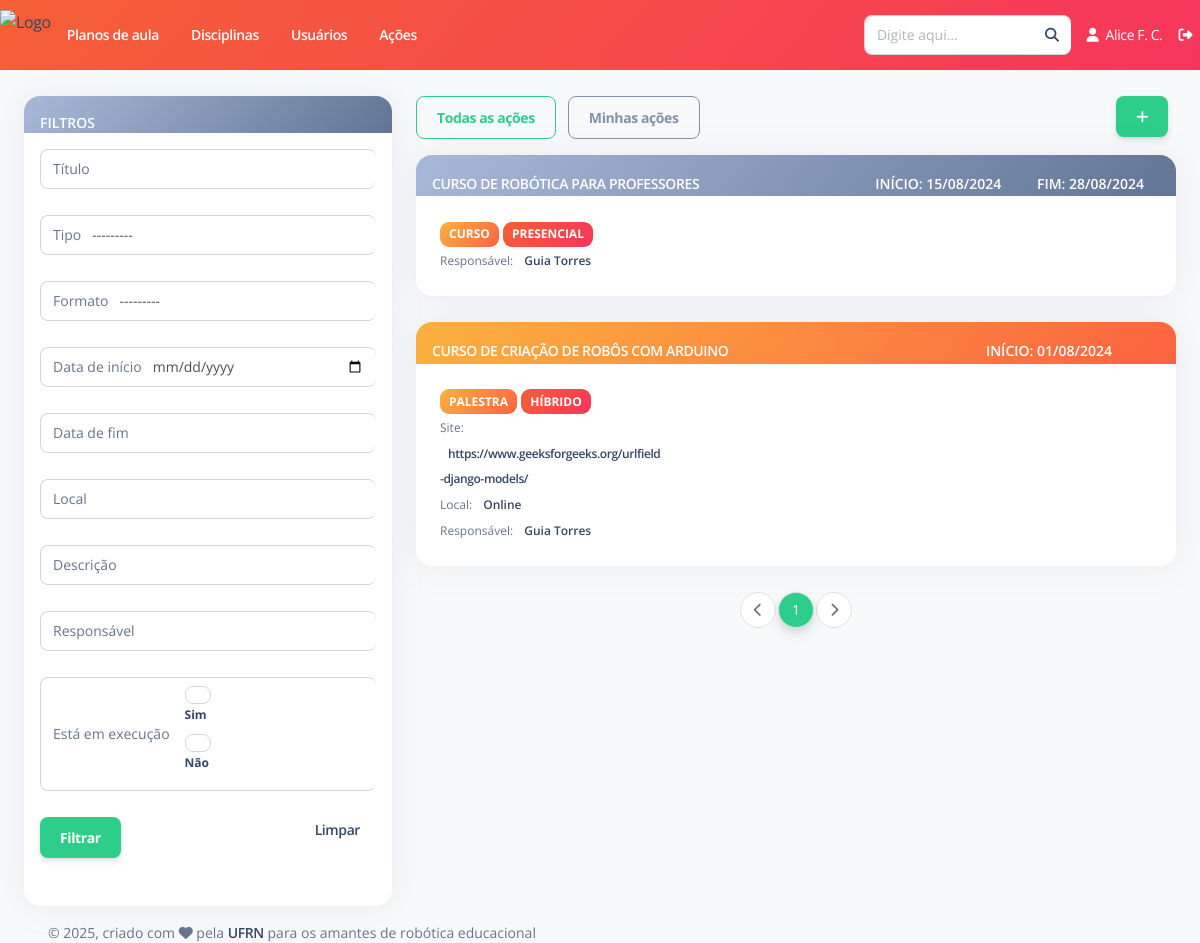
The app's page /acoes/listar/ (signed in), older data.
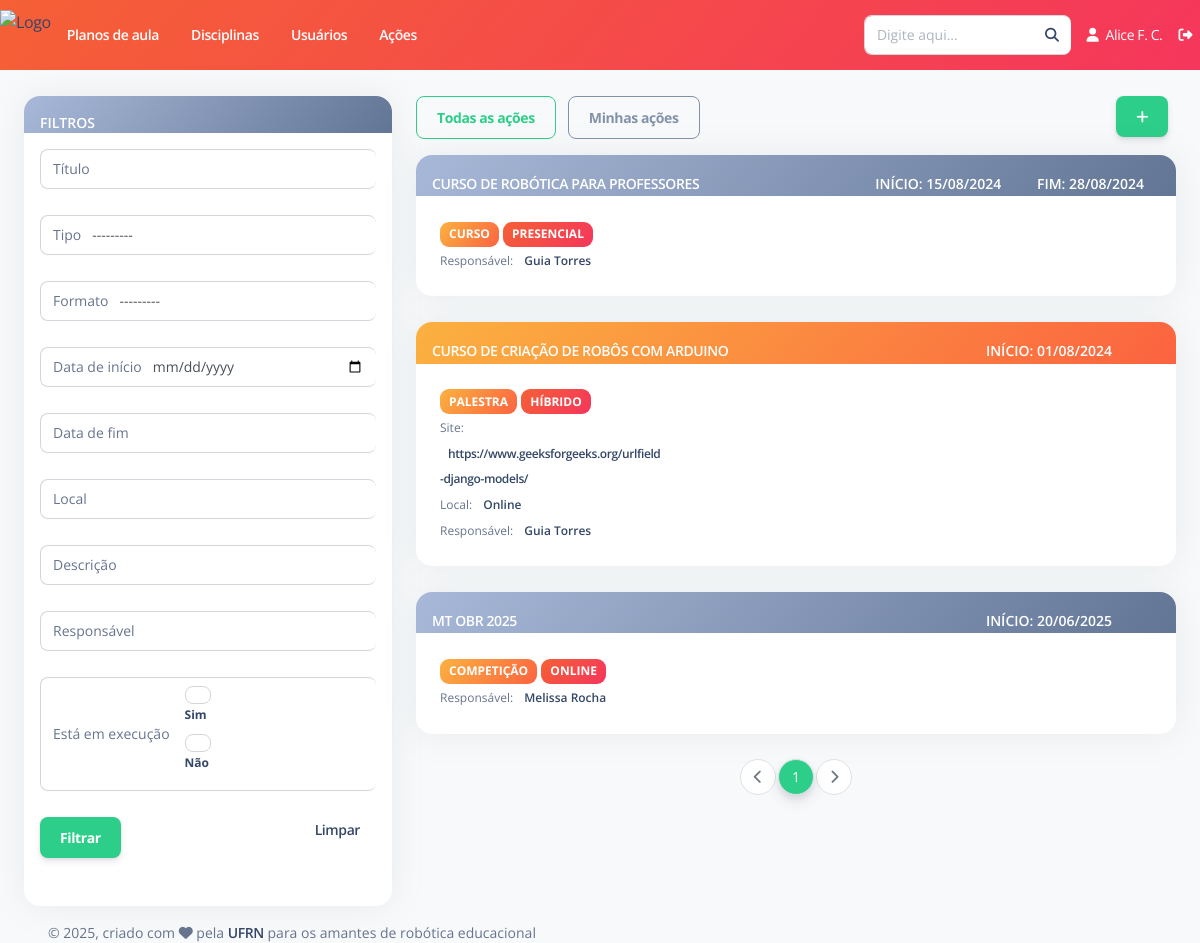
The same page, newer data.
### Acoes/models.py (models this page shows, shortened)
class Acoes(models.Model):
    titulo = models.CharField(max_length=500, verbose_name="Título")
    tipo = models.CharField(max_length=10, choices=TIPO, default='Competição')
    formato = models.CharField(max_length=10, choices=FORMATO, default="Híbrido")
    site = models.URLField(null=True, blank = True, verbose_name="Site")
    link_de_acesso = models.URLField(null=True, blank = True, verbose_name="Link de acesso")
    data_inicio = models.DateField(default = date.today, verbose_name = "Data de início")
    data_fim = models.DateField(null=True, blank = True, verbose_name = "Data de fim")
    local = models.CharField(max_length=200, null=True, blank=True, verbose_name="Local")
    descricao = models.TextField(null=True, blank=True,verbose_name="Descrição")
    responsavel = models.ForeignKey(Usuario, on_delete=models.RESTRICT,verbose_name="Responsável",related_name='acoes_cadastradas')
    status = models.BooleanField(default=True, verbose_name = "Está em execução")
    deletada = models.BooleanField(default=False, verbose_name = "Deletado")
    class Meta:
        ordering = ['-status', '-data_inicio', '-data_fim', 'titulo']
        verbose_name = "Ação"
        verbose_name_plural = "Ações"

### Acoes/views.py (the view)
# urls.py: path('listar/', views.ListarTodasAcoes.as_view(), name='listar'),
class ListarTodasAcoes(LoginRequiredMixin, generic.ListView):
    model = Acoes
    template_name = 'Acoes/listar.html'
    context_object_name = 'lista_acoes'
    paginate_by = 10
    def get_queryset(self):
        qs = super().get_queryset()
        acoes_filtradas = AcoesFiltro(self.request.GET, queryset=Acoes.objects.filter(deletada=False))
        qs_filtrada = acoes_filtradas.qs
        return qs_filtrada
    def get_context_data(self,**kwargs):
        context = super(ListarTodasAcoes,self).get_context_data(**kwargs)
        acoes_filtradas = AcoesFiltro(self.request.GET, queryset=Acoes.objects.filter(deletada=False))
        context['acoes_filtradas'] = acoes_filtradas.qs
        context['form_filtro'] = acoes_filtradas.form
        context['exibir_todos'] = True
        return context

### Usuario/models.py (called while the page is built)
    def __str__(self):
        return self.first_name + " " + self.last_name

### templates/Acoes/listar.html (shortened to what the changed rows need)
{% extends "Base/base.html" %}
{% load static %}
{% load pagination_tags %}
{% load widget_tweaks %}
{% block conteudo %}
<br>
<div class="row">
    <div class="col-md-8 col-lg-8">
        <br>
        {% now "Y-m-d" as todays_date %}
        {% for acao in lista_acoes %}
            <div class="card">
                {% if acao.data_fim is not None and todays_date > acao.data_fim|date:"Y-m-d" or acao.status is False %}
                    <div id="card_header_informacoes" class="card-header bg-gradient-secondary pb-0 p-3">
                {% else %}
                    <div id="card_header_informacoes" class="card-header bg-gradient-warning pb-0 p-3">
                {% endif %}
                    <span class="text-sm mb-0 text-uppercase text-white font-weight-bold">
                        <a href="{% url 'acoes:detalhes' pk=acao.pk %}" class="text-white">
                            {{acao.titulo}}
                        </a>
                    </span>
                    <div class="float-end">
                        <span class="text-sm mb-0 text-uppercase text-white font-weight-bold px-3">
                            Início: {{ acao.data_inicio|date:"d/m/Y" }}
                        </span>
                        <span class="text-sm mb-0 text-uppercase text-white font-weight-bold px-3">
                            {% if acao.data_fim is not None %}
                                Fim: {{ acao.data_fim|date:"d/m/Y" }}
                            {% endif %}
                        </span>
                    </div>
                </div>
                <div class=card-body>
                    <span class="badge bg-gradient-warning">{{acao.tipo}}</span>
                    <span class="badge bg-gradient-danger">{{acao.formato}}</span>
                    <div class="row">
                        <div class="col-4">
                            {% if acao.site is not None %}
                                <span class="mb-2 text-xs">Site:
                                    <span class="text-dark font-weight-bold ms-sm-2">
                                        <a href="{{ acao.site }}" target="_blank">{{ acao.site }}</a>
                                    </span>
                                </span>
                                <br>
                            {% endif %}
                            {% if acao.local is not None %}
                                <span class="mb-2 text-xs">Local:
                                    <span class="text-dark font-weight-bold ms-sm-2">
                                        {{ acao.local }}
                                    </span>
                                </span>
                                <br>
                            {% endif %}
                            <span class="mb-2 text-xs">Responsável:
                                <span class="text-dark font-weight-bold ms-sm-2">
                                    {% if acao.responsavel is not None %}
                                        {{ acao.responsavel }}
                                    {% endif %}
                                </span>
                            </span>
                        </div>
                        <div class="col-8">
                        </div>
                    </div>
                </div>
            </div>
            <br>
        {% endfor %}
        <nav class="justify-content-center d-flex pagination">
            <ul class="pagination">
                {% for i in page_obj.paginator.page_range %}
                    {% if page_obj.number == i %}
                        <li class="active page-item">
                            <span class="page-link">{{ i }} <span class="sr-only">(current)</span></span>
                        </li>
                    {% elif i > page_obj.number|add:'-3' and i < page_obj.number|add:'3' %}
                        <li class="page-item">
                            <a href="?{% url_replace request 'page' i %}" class="page-link">{{ i }}</a>
                        </li>
                    {% endif %}
                {% endfor %}
            </ul>
        </nav>
    </div>
</div>
{% endblock %}

Row changes from the older to the newer data that the page shows:
added Acoes: titulo "MT OBR 2025", data_inicio "20/06/2025", tipo "COMPETIÇÃO", formato "ONLINE", responsavel "Melissa Rocha"
